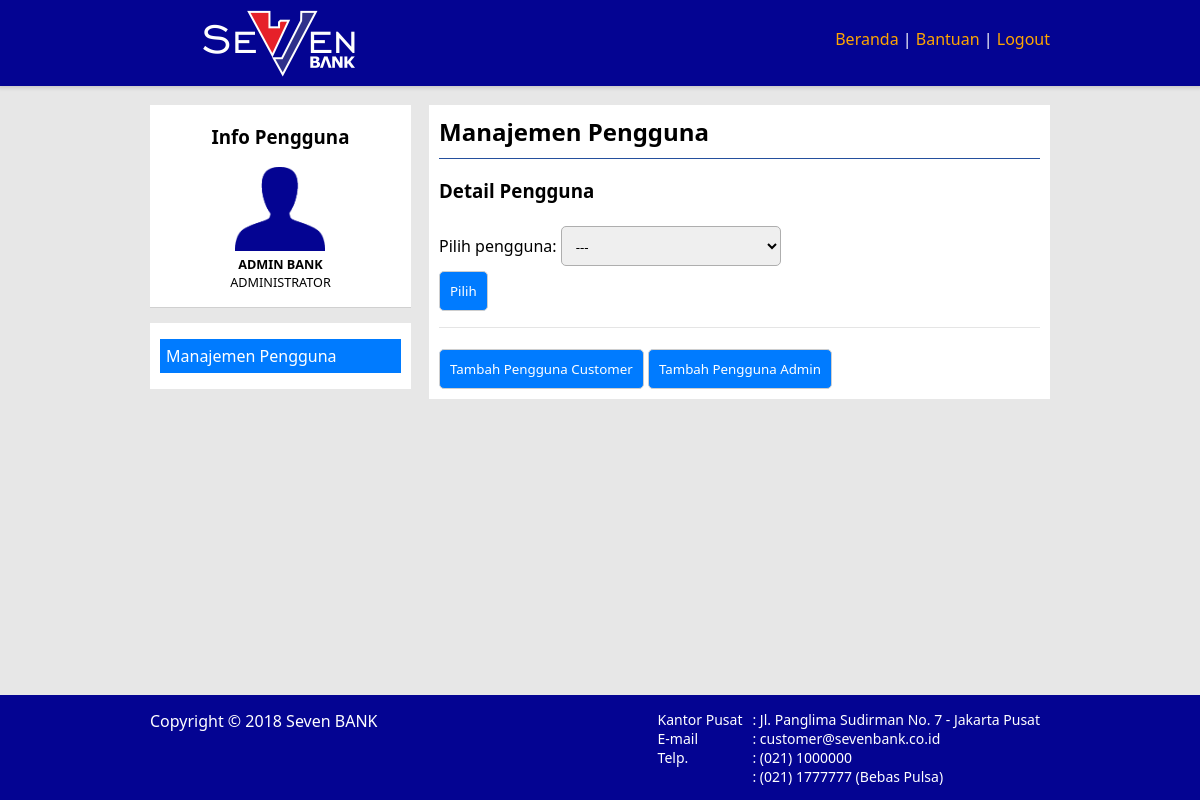
The app's page /user-management.php (signed in), older data.
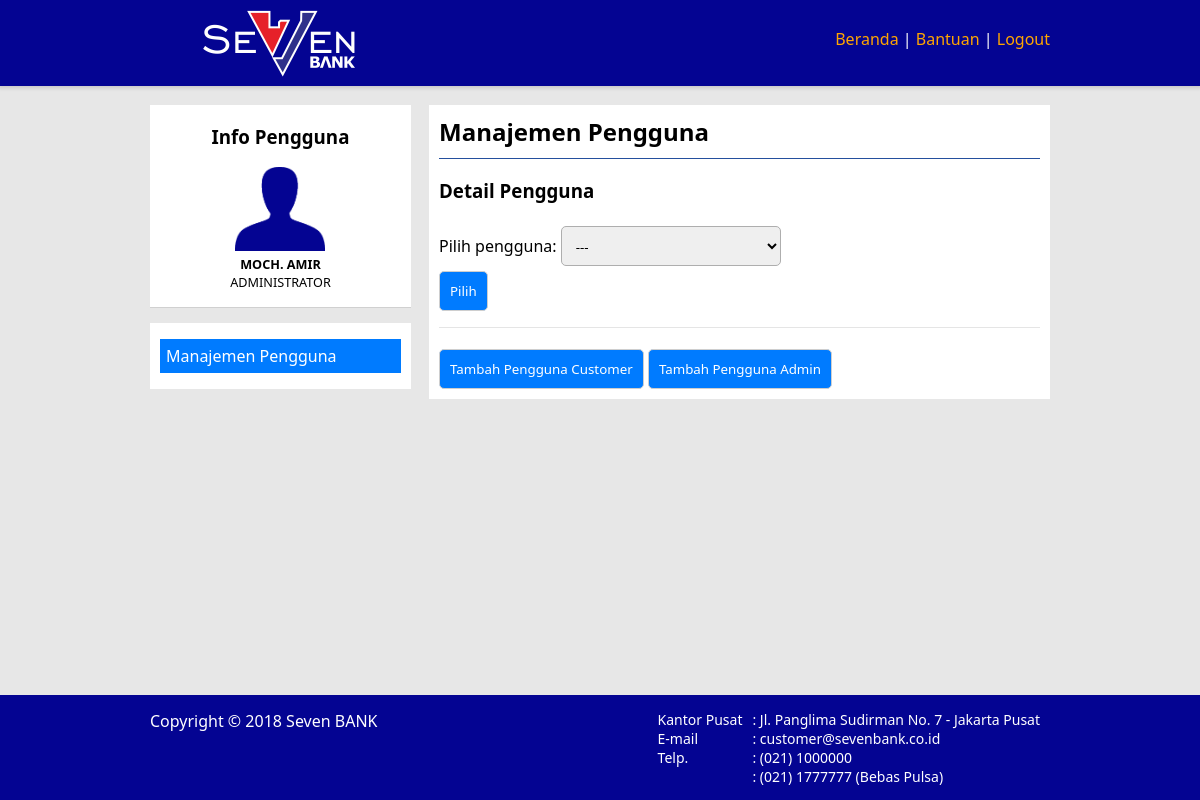
The same page, newer data.
### tables this page shows
CREATE TABLE `pengguna` (
  `nama_pengguna` varchar(64) NOT NULL PRIMARY KEY,
  `sandi` varchar(64) NOT NULL,
  `jenis_pengguna` char(2) NOT NULL,
  `email` varchar(64) NOT NULL UNIQUE,
  `nama` char(64) NOT NULL,
  `alamat` varchar(254) DEFAULT NULL,
  `nomor_hp` char(25) NOT NULL UNIQUE,
  `aktif` enum('1', '0') NOT NULL,
  FOREIGN KEY(jenis_pengguna) REFERENCES jenis_pengguna(id)
);

CREATE TABLE `jenis_pengguna` (
  `id` char(2) NOT NULL PRIMARY KEY,
  `keterangan` char(25) DEFAULT NULL
);

### includes/api.php (called while the page is built, shortened)
<?php
$conn = new PDO('mysql:host=localhost;dbname=banking', 'root', '');
function pengguna() {
    global $conn;
    $q = $conn->prepare("SELECT * FROM pengguna p JOIN jenis_pengguna j ON p.jenis_pengguna=j.id WHERE p.nama_pengguna='{$_SESSION['nama-pengguna']}'");
    $q->execute();
    return @$q->fetchAll()[0];
}
?>

### user-management.php (the view, shortened to what this page needs)
<?php include 'includes/api.php'; require 'includes/sudah-masuk.php' ?>
<!DOCTYPE html>
<html lang="id">
<head>
    <link rel="stylesheet" href="css/style.css">
</head>
<body>
    <header>
        <div class="konten">
            <h1><img src="images/logo.png" alt="logo"></h1>
            <nav>
                <ul>
                    <li><a href="home">Beranda</a> |</li>
                    <li><a href="help">Bantuan </a> |</li>
                    <li><a href="logout">Logout</a></li>
                </ul>
            </nav>
        </div>
    </header>
    <div class="konten-utama">
        <div class="kiri">
            <div class="artikel">
                <h3>Info Pengguna</h3>
                <div class="info-pengguna">
                    <img src="images/user-images.png" alt="user-image" width="90"><br>
                    <b><?=pengguna()['nama']?></b><br>
                    <?=pengguna()['keterangan']?><br>
                </div>
            </div>
            <hr class="hr-besar">
            <div class="artikel">
                <ul>
                    <?php if (pengguna()['jenis_pengguna']=='0') {?>
                    <li class="disini">Manajemen Pengguna</li>
                    <?php }?>
                </ul>
            </div>
        </div>
        <div class="kanan">
            <div class="artikel">
                <?php if (pengguna()['jenis_pengguna']==0) {?>
                <h2>Manajemen Pengguna</h2>
                    <?php switch (@$_GET['action']) {
                        default: ?>
                            <h3>Detail Pengguna</h3>
                            <form>
                                <label for="nama-pengguna">Pilih pengguna:</label>
                                <select name="nama-pengguna" id="nama-pengguna">
                                    <option value="-1">---</option>
                                </select><br>
                                <input type="submit" value="Pilih">
                            </form>
                                <?php
                            echo '<hr>';
                            echo "<button onclick=\"location.href='user-management?action=add-user-customer'\">Tambah Pengguna Customer</button> ";
                            echo "<button onclick=\"location.href='user-management?action=add-user-admin'\">Tambah Pengguna Admin</button>";
                        break;
                    }
                    ?>
                <?php } ?>
            </div>
        </div>
    </div>
    <footer>
        <div class="konten">
            <div class="footer_kanan">
                : Jl. Panglima Sudirman No. 7 - Jakarta Pusat<br>
                : customer@sevenbank.co.id<br>
                : (021) 1000000<br>
                : (021) 1777777 (Bebas Pulsa)<br>
            </div>
            <div class="footer_kanan">
                Kantor Pusat<br>
                E-mail<br>
                Telp.<br>
            </div>
            <div class="footer_kiri">
                Copyright &copy; 2018 Seven BANK
            </div>
        </div>
    </footer>
</body>
</html>

Row changes from the older to the newer data that the page shows:
changed pengguna "ADMINISTRATOR": nama "ADMIN BANK" → "MOCH. AMIR"
